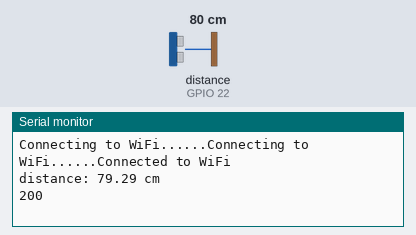
Recording of a sketch running on a simulated ESP32. Parts: the last lines printed to the serial monitor. Wiring (inferred from the names in the program): ultrasonic range finder: trigger GPIO 23; echo GPIO 22. The inputs (shaded band) are chosen by the test bench; at power-on: distance to the obstacle (sensor on GPIO 22) 80 cm. The echo pulse lasts 58.3 µs per cm; WiFi joins after 1.5 s; servers stay silent unless stated; uploads are accepted with an empty reply.

Above: at 3.2 s.
3.3 s: distance to the obstacle (sensor on GPIO 22) set to 2 cm
At 7.36 s:
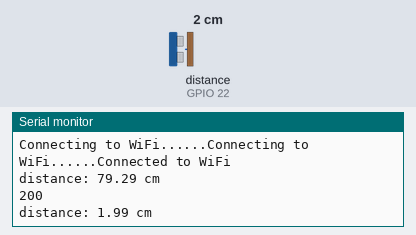
9.1 s: distance to the obstacle (sensor on GPIO 22) set to 4 cm
At 13.0 s:
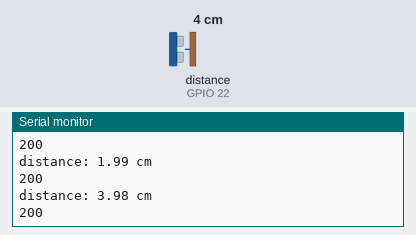
Timing chart, 0 to 14.5 s (numbered marks = the images above; inputs shaded):
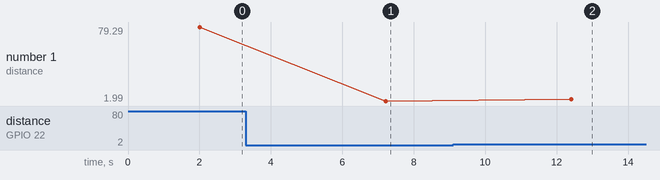

Measured:
- after the input at 3.3 s, the serial monitor: prints a new line after 3.9 s (image 1)
- after the input at 9.1 s, the serial monitor: prints a new line after 3.3 s (image 2)
- plotted number 1: 79.29 → 1.99 after the input at 3.3 s, 1.99 → 3.98 after the input at 9.1 s

The sketch:

ultrasonic.ino
```cpp
#include <HTTPClient.h>

const char* ssid = "Galaxy A2044D7";
const char* password = "aopt9798";

const char* serverName = "http://192.168.171.87:5000/sensor/data";

const int trigPin = 23;
const int echoPin = 22;

float duration_us, distance_cm;

void setup() {
  Serial.begin(115200);
  pinMode(trigPin, OUTPUT);
  pinMode(echoPin, INPUT);

  WiFi.begin(ssid, password);
  while (WiFi.status() != WL_CONNECTED){
    delay(1000);
    Serial.print("Connecting to WiFi......");
  }
  Serial.println("Connected to WiFi");
}

void loop() {
  // Mengirim pulsa trig
  digitalWrite(trigPin, LOW);
  delayMicroseconds(2);
  digitalWrite(trigPin, HIGH);
  delayMicroseconds(10);
  digitalWrite(trigPin, LOW);

  // Mengukur durasi pulsa echo
  duration_us = pulseIn(echoPin, HIGH);

  // Konversi durasi ke jarak dalam cm
  distance_cm = 0.017 * duration_us;

  // Menampilkan jarak
  Serial.print("distance: ");
  Serial.print(distance_cm);
  Serial.println(" cm");

  HTTPClient http;
  http.begin(serverName);
  http.addHeader("Content-Type", "application/json");

  String jsonData = "{\"distance\":" + String(distance_cm) + "}";
  int httpResponseCode = http.POST(jsonData);

  if (httpResponseCode > 0) {
    String response = http.getString();
    Serial.println(httpResponseCode);
    Serial.println(response);
  } else {
    Serial.print("Error on sending POST: ");
    Serial.println(httpResponseCode);
  }

  http.end();

  // Menunggu sebelum pengukuran berikutnya
  delay(5000);
}
```
